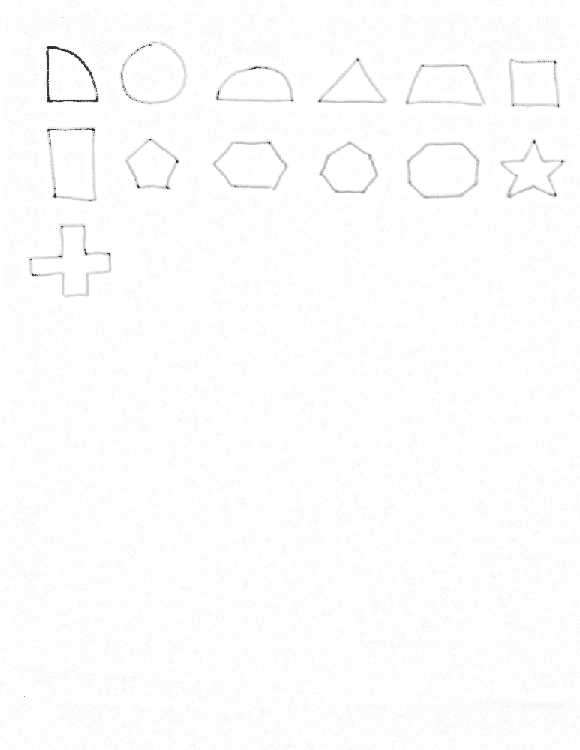
#> input picture shape_test.png, 580 x 750 px
$ python shape_detector.py   (older library calls are emulated)
#> lines starting #> are read from the running program, lines starting #| are printed output that depends on the picture; after the words box and inside, x2 and y2 are one past the last pixel; in counts of white or black regions, pixels touching at a corner belong together
import cv2
import numpy as np
import math


# Use a simple decision tree to find the shape of the contour
def decision_tree(contour):

    # Set up some variables

    # Contour measurements
    area = cv2.contourArea(contour)
    if area == 0:
        return None # Avoid ZeroDivisionError caused by noise
    hull = cv2.convexHull(contour)
    perimeter = cv2.arcLength(contour, True)
    # A polygon approximation of the contour - usually enough to resolve the shape, but not always
    poly = None  # The instantiation of poly is resolved in the decision tree

    # Tolerance constants
    min_ratio = 0.9  # The minimum aspect ratio a contour can have to be considered non-square
    min_convexity = 0.75  # The mininum area-to-convex-hull ratio that still counts as convex
    angle_tolerance = math.pi*15/180  # The tolerance in radians when checking for a right angle

    cv2.drawContours(img, [cv2.convexHull(contour)], 0, (0, 0, 255), 3)
    cv2.imshow('cool', img)
    cv2.waitKey(0)

    # Begin decision tree

    if area/cv2.contourArea(hull) < min_convexity:  # Is the shape concave?
        poly = cv2.approxPolyDP(contour, perimeter/40, True)
        num_points = poly.shape[0]
        if num_points == 10:
            return 'star'
        if num_points == 12:
            return 'cross'
        else:
            return 'undefined'
    else:
        # Since the shape is effectively convex, the polygon approximation should be fully convex
        poly = cv2.approxPolyDP(hull, perimeter/40, True)
        # [8 lines of commented-out code are left out]
        if cv2.contourArea(poly)/area < 0.95:  # Is the shape non-polygonal?
            _, _, w, h = cv2.boundingRect(contour)
            if w/h > min_ratio and w/h < 1/min_ratio:  # Is the aspect ratio sufficiently close to 1?
                num_points = poly.shape[0]
                if num_points < 6:  # Because a quarter circle has straight edges, there should be fewer points
                    return 'quartercircle'
                else:
                    return 'circle'
            else:
                return 'semicircle'
        else:
            num_points = poly.shape[0]
            if num_points != 4:  # Is there only one shape with this number of points? (true for all but 4)
                if num_points == 3:
                    return 'triangle'
                if num_points == 5:
                    return 'pentagon'
                if num_points == 6:
                    return 'hexagon'
                if num_points == 7:
                    return 'heptagon'
                if num_points == 8:
                    return 'octagon'
                else:
                    return 'circle'
            else:
                _, _, w, h = cv2.boundingRect(contour)
                if w/h > min_ratio and w/h < 1/min_ratio: # Is the aspect ratio sufficiently close to 1?
                    return 'square'
                else:
                    # Use vector math to find one angle of the polygon
                    [[[x1, y1]], [[x2, y2]], [[x3, y3]]] = poly[:3]
                    a_vec = np.array([x2-x1, y2-y1])
                    b_vec = np.array([x3-x2, y3-y2])
                    angle = math.acos(a_vec.dot(b_vec)/(np.linalg.norm(a_vec)*np.linalg.norm(b_vec)))
                    if abs(math.pi/2 - angle) < angle_tolerance:
                        return 'rectangle'
                    else:
                        return 'trapezoid'


# Hand drawn shape test
img = cv2.imread('./shape_test.png')
#> img is the input picture: shape (750, 580, 3); min 34, max 255, mean 252.5
img_bin = cv2.cvtColor(img, cv2.COLOR_BGR2GRAY)
_, img_thresh = cv2.threshold(img_bin, 240, 255, cv2.THRESH_BINARY_INV)
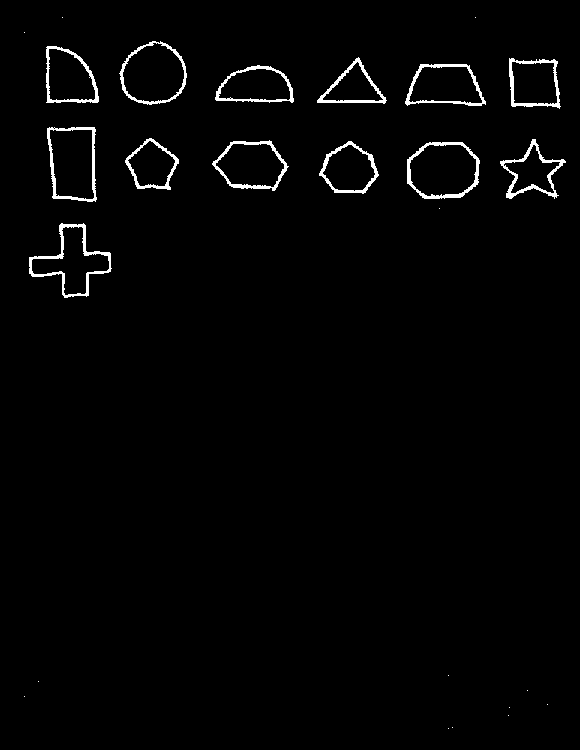
#> img_thresh: shape (750, 580); 1.8% white; 26 white regions (13 under 20 px)
_, contours, _ = cv2.findContours(img_thresh, cv2.RETR_EXTERNAL, cv2.CHAIN_APPROX_SIMPLE)
#> contours = 26 contours, 13 with area under 20; largest, box (x1, y1, x2, y2) and area: (407, 142, 480, 199) 3366, (119, 41, 187, 105) 3185, (47, 127, 97, 202) 3152, (29, 223, 112, 298) 2912, (212, 140, 289, 191) 2672
for i in range(len(contours)):
    print(decision_tree(contours[i]))
    cv2.drawContours(img, contours, i, (0, 255, 0), -1)
    cv2.imshow('cool', img)
    cv2.waitKey(0)
#> this loop made 26 passes
#> (area in decision_tree, perimeter in decision_tree, num_points in decision_tree) on passes 10, 12, 13, 14, 15, 16: (2912, 313.9, 12), (3366.5, 231.9, 8), (2087.5, 188.3, 7), (2671.5, 219.2, 6), (1762.5, 266.7, 10), (1769.5, 180.3, 5)
#> (area in decision_tree, perimeter in decision_tree, poly in decision_tree, num_points in decision_tree, w in decision_tree, h in decision_tree, x1 in decision_tree, y1 in decision_tree) on passes 17, 19: (3152.5, 255, [[94, 127], [95, 201], [53, 198], [47, 128]], 4, 50, 75, 94, 127), (2529, 231.1, [[485, 101], [405, 103], [420, 64], [469, 65]], 4, 81, 42, 485, 101)
#| None
#| None
#| None
#| None
#| None
#| None
#| None
#| None
#> (further printed lines are left out)
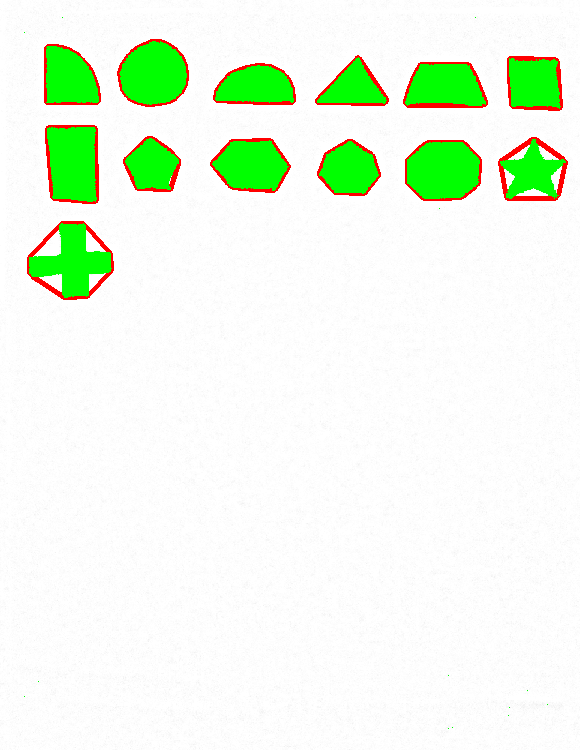
#> img: shape (750, 580, 3); 9.38% of pixels changed, all inside (x1, y1, x2, y2) = (24, 17, 568, 729)
